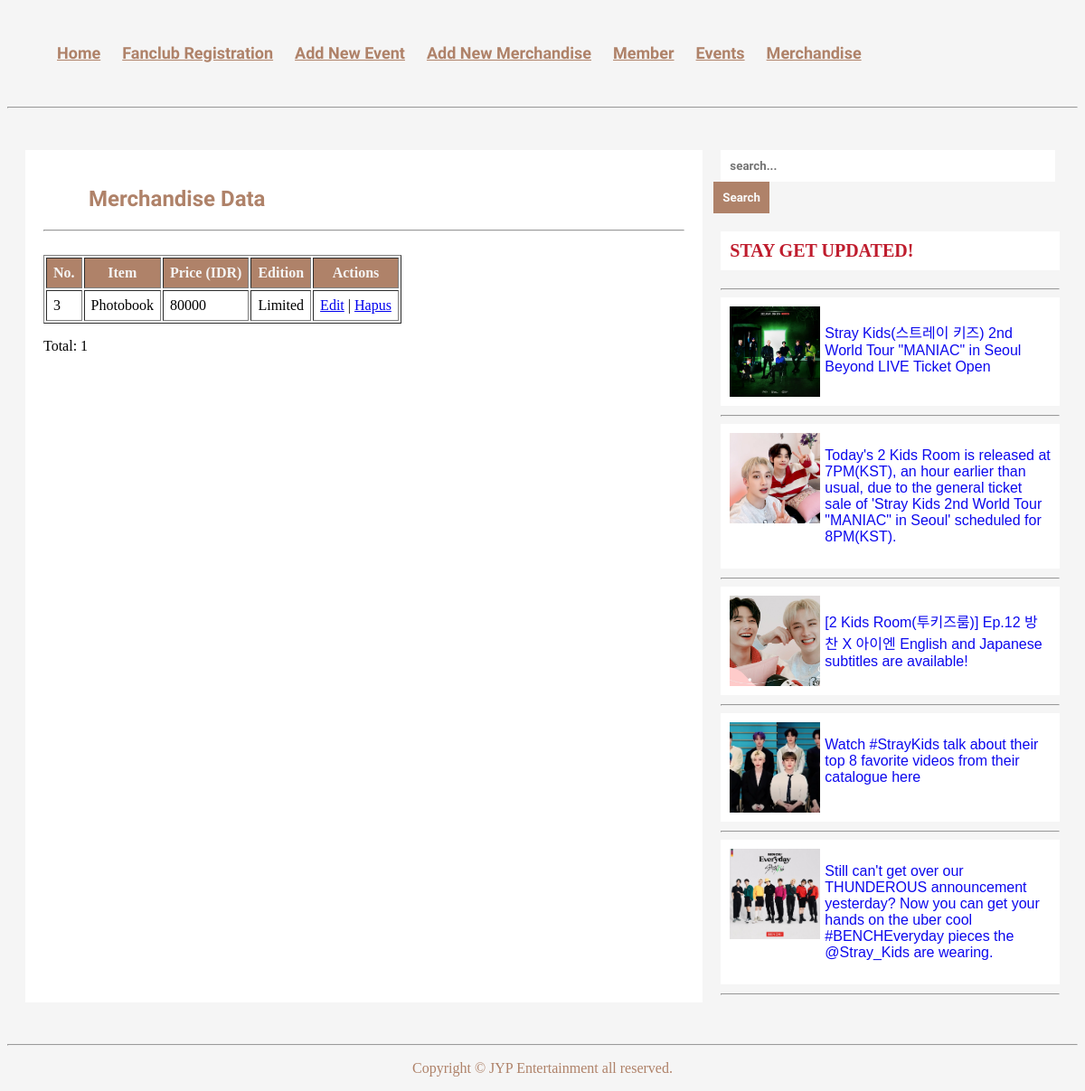
/list-merch.php, run on the app's committed database.
### tables this page shows
CREATE TABLE `merch` (
  `id` int(11) NOT NULL,
  `item` varchar(50) NOT NULL,
  `price` int(11) NOT NULL,
  `edition` varchar(50) NOT NULL
);

### list-merch.php (the view, shortened to what this page needs)
<?php include("config.php"); ?>
<!DOCTYPE html>
<html>
<head>
    <link rel="stylesheet" href="prosesstyle.css">
</head>
<body>
     <nav>
    <div>
      <ul>
        <li><a href="index.php">Home</a></li>
        <li><a href="form-daftar.php">Fanclub Registration</a></li>
        <li><a href="form-event.php">Add New Event</a></li>
        <li><a href="form-merch.php">Add New Merchandise</a></li>
        <li><a href="list-member.php">Member</a></li>
        <li><a href="list-event.php">Events</a></li>
        <li><a href="list-merch.php">Merchandise</a></li>
      </ul>
    </div>
  </nav>
  <hr>
    <br>
    <div class="home">
    <article class="article" style="background-color: white; padding: 20px;">
          <h1>Merchandise Data</h1>
          <hr>
          <br>
    <table border="1" cellpadding="7">
    <thead>
        <tr>
            <th bgcolor="af8269" style="color:#f5f5f5;">No.</th>
      <th bgcolor="af8269" style="color:#f5f5f5;">Item</th>
      <th bgcolor="af8269" style="color:#f5f5f5;">Price (IDR)</th>
      <th bgcolor="af8269" style="color:#f5f5f5;">Edition</th>
      <th bgcolor="af8269" style="color:#f5f5f5;">Actions</th>
        </tr>
    </thead>
    <tbody>
        <?php
        $sql = "SELECT * FROM merch";
        $query = mysqli_query($db, $sql);
        while($merch = mysqli_fetch_array($query)){
            echo "<tr>";
            echo "<td>".$merch['id']."</td>";
            echo "<td>".$merch['item']."</td>";
            echo "<td>".$merch['price']."</td>";
            echo "<td>".$merch['edition']."</td>";
            echo "<td>";
            echo "<a href='form-edit-merch.php?id=".$merch['id']."'>Edit</a> | ";
            echo "<a href='hapus-merch.php?id=".$merch['id']."'>Hapus</a>";
            echo "</td>";
            echo "</tr>";
        }
        ?>
    </tbody>
    </table>
    <p>Total: <?php echo mysqli_num_rows($query) ?></p>
</article>
    <div class="rightside">
          <form class="searchbar">
            <input class="search" type="text" placeholder="search..." required>
            <input class="button" type="button" value="Search">
          </form>
          <h3 class="list-title">STAY GET UPDATED!</h3>
          <hr>
          <div class="lists">
            <div class="list">
              <img src="img/list1.jpg" alt="photo 1" style="width: 100px; height: 100px;">
              <p>Stray Kids(스트레이 키즈) 2nd World Tour "MANIAC" in Seoul Beyond LIVE Ticket Open</p>
            </div>
            <hr>
            <div class="list">
              <img src="img/list2.jpg" alt="photo 2" style="width: 100px; height: 100px;">
              <p>Today's 2 Kids Room is released at 7PM(KST), an hour earlier than usual, due to the general ticket sale of 'Stray Kids 2nd World Tour "MANIAC" in Seoul' scheduled for 8PM(KST).</p>
            </div>
            <hr>
            <div class="list">
              <img src="img/list3.jpg" alt="photo 3" style="width: 100px; height: 100px;">
              <p>[2 Kids Room(투키즈룸)] Ep.12 방찬 X 아이엔 English and Japanese subtitles are available!</p>
            </div>
            <hr>
            <div class="list">
              <img src="img/list4.png" alt="photo 4" style="width: 100px; height: 100px;">
              <p>Watch #StrayKids talk about their top 8 favorite videos from their catalogue here</p>
            </div>
            <hr>
             <div class="list">
              <img src="img/list5.jpg" alt="photo 4" style="width: 100px; height: 100px;">
              <p>Still can't get over our THUNDEROUS announcement yesterday? Now you can get your hands on the uber cool #BENCHEveryday pieces the @Stray_Kids are wearing. </p>
            </div>
            <hr>
          </div>
      </div>
    </div>
  <br>
    <hr>
    <footer>
        <p>Copyright &copy; JYP Entertainment all reserved.</p>
    </footer>
    </body>
</html>

### prosesstyle.css (style rules this page uses)
nav { background: #f5f5f5; }
nav:after { content: ''; clear: both; display: table; }
nav ul { float: left; list-style: none; margin-left: 5px; position: relative; }
nav ul li { display: inline-block; background: #f5f5f5; }
nav ul li a { color: #af8269; font-family: 'Quicksand', sans-serif; font-weight: bold;line-height: 70px; font-size: 18px; padding: 10px; }
body { background-color: #f5f5f5; }
h1 { text-align: left; color: #af8269; font-family: 'Varela Round', sans-serif; padding-left: 50px; }
.article { background-color: white; padding: 20px; }
.searchbar { padding: 0px; }
.search { font-family: 'Quicksand', sans-serif; font-weight: bold; width: 350px; padding:10px; background: white; border:0px solid #dbdbdb; }
.button { font-family: 'Quicksand', sans-serif; font-weight: bold; position:relative; padding:8px; left:-8px; border:2px solid #af8269; background-color:#af8269; color:#fafafa; }
.list-title { font-size: 14px; }
.home { display: grid; grid-template-columns: 2fr 1fr; gap: 20px; padding: 20px; }
.list-title { background-color: white; color: #bf1c2d; font-size: 20px; padding: 10px; }
.list { background-color: white; font-family: sans-serif; color: #0d09ee; display: grid; grid-template-columns: 1fr 3fr; gap: 5px; margin-bottom: 10px; padding: 10px; }
.list img { width: 100px; height: 100px; }
footer { color: #af8269; text-align: center; }

### data on the page
merch: id "3", item "Photobook", price "80000", edition "Limited"

### other printed values
mysqli_num_rows($query) "1"
